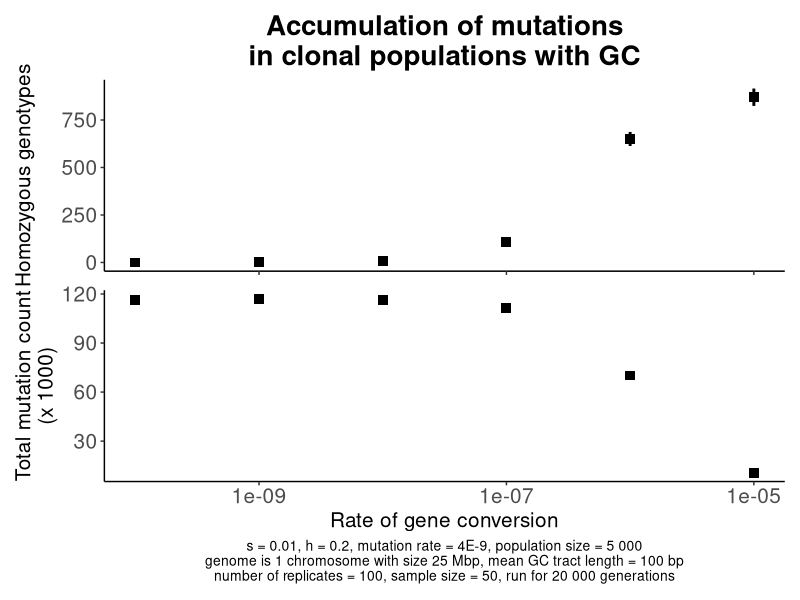
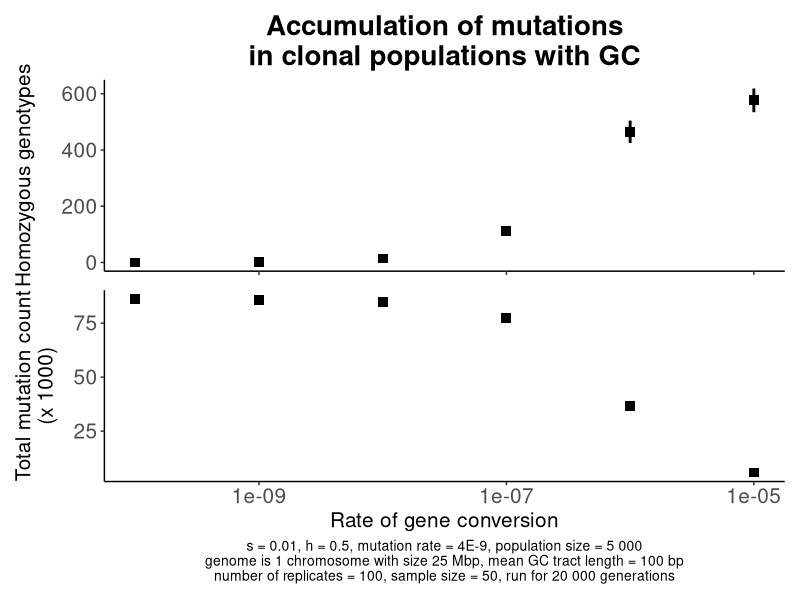

The R script that drew these images, in order:
library(ggplot2)
library(patchwork)
library(dplyr)

replicate_number=100

GC_recessive_load <- read.csv("Data_GC_recessive_load_vXII_full.csv")
GC_additive_load <- read.csv("Data_GC_additive_load_vXII_full.csv")
GC_fixed_mutations <- read.csv("Data_GC_fixed_mutations_vXII_full.csv")

for (h_coefficient in c(0.2, 0.5)) {

filename_rec_GC <- GC_recessive_load %>% filter(Dominance_coefficient == h_coefficient)
filename_add_GC <- GC_additive_load %>% filter(Dominance_coefficient == h_coefficient)
filename_fix_GC <- GC_fixed_mutations %>% filter(Dominance_coefficient == h_coefficient)

GC_rec_max <- filename_rec_GC$Expected_recessive_load+1.96*filename_rec_GC$SD_recessive_load/sqrt(replicate_number)
GC_rec_min <- filename_rec_GC$Expected_recessive_load-1.96*filename_rec_GC$SD_recessive_load/sqrt(replicate_number)

print(GC_rec_max)

GC_add_max <- filename_add_GC$Expected_additive_load+1.96*filename_add_GC$SD_additive_load/sqrt(replicate_number)
GC_add_min <- filename_add_GC$Expected_additive_load-1.96*filename_add_GC$SD_additive_load/sqrt(replicate_number)

Plot_recessive <- ggplot()+
 	geom_point(data=filename_rec_GC, aes(x=GC_rate, y=Expected_recessive_load), size=3, shape=15)+
	geom_linerange(data=filename_rec_GC, 
			aes(x=GC_rate, 
			    ymax=GC_rec_max, 
			    ymin=GC_rec_min), size=1)+
	
	labs(y="Homozygous genotypes",
	     x="Rate of gene conversion",
	     title="Accumulation of mutations\nin clonal populations with GC")+
	 theme(panel.grid.major=element_blank(),
    	      panel.grid.minor=element_blank(),
    	      panel.background=element_blank(),
    	      axis.line = element_line(color="black"),
    	      
    	      plot.title=element_text(size=20, hjust=0.5, face="bold"),
	      plot.subtitle=element_text(size=15, hjust=1, face="bold"),
	      axis.title.y=element_text(size=15),
	      axis.title.x=element_blank(),
	      
	      axis.text.x=element_blank(),
	      axis.text.y=element_text(size=15),
	      
	      legend.position="none")+
	      
  	scale_x_log10(breaks=c(10**seq(-13, -4, 2)))
		   
Plot_additive <- ggplot()+
	geom_point(data=filename_add_GC, aes(x=GC_rate, y=Expected_additive_load/1000), size=3, shape=15)+
	geom_linerange(data=filename_add_GC, 
			aes(x=GC_rate, 
			    ymax=GC_add_max/1000, 
			    ymin=GC_add_min/1000), size=1, 
			key_glyph = draw_key_rect)+
	
	labs(x="Rate of gene conversion",
	     y="Total mutation count\n(x 1000)",
	     caption=paste("s = 0.01, h = ", h_coefficient, ", mutation rate = 4E-9, population size = 5 000\ngenome is 1 chromosome with size 25 Mbp, mean GC tract length = 100 bp\nnumber of replicates = 100, sample size = 50, run for 20 000 generations", sep=""),
	     colour="Reproduction: ")+
	theme(panel.grid.major=element_blank(),
    	      panel.grid.minor=element_blank(),
    	      panel.background=element_blank(),
    	      axis.line = element_line(color="black"),
    	      
	      plot.caption=element_text(size=10, hjust=0.5),
	      plot.subtitle=element_text(size=15, hjust=1, face="bold"), 
	      axis.title.y=element_text(size=15),
	      axis.title.x=element_text(size=15),
	      
	      axis.text.x=element_text(size=15),
	      axis.text.y=element_text(size=15),
	      
	      legend.position=c(0.12, 2.1),
	      legend.background=element_rect(colour="black"))+
	      
  	scale_x_log10(breaks=c(10**seq(-13, -4, 2)))
  	
Plot <- Plot_recessive/Plot_additive

plot_name <- paste("Figure_Mutation_accumulation_GC_", h_coefficient, "_vXII_full.png",sep="")
ggsave(filename=plot_name,
	plot=Plot,
	dpi=600)
}
